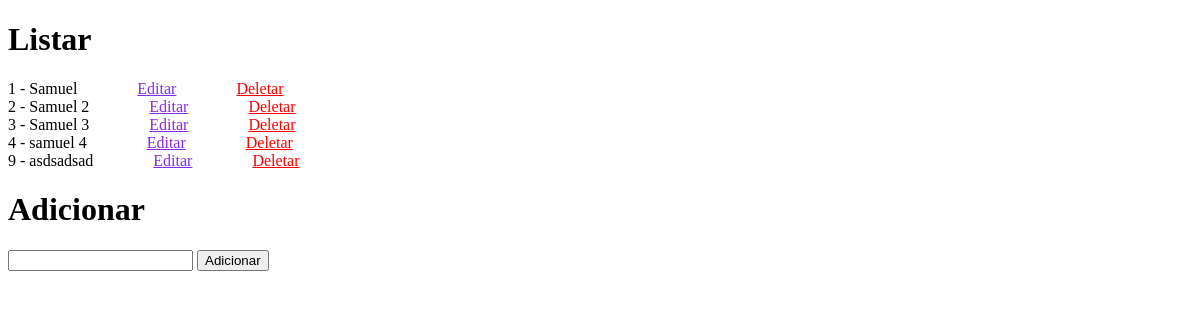
The page /core/ on the database as committed earlier.
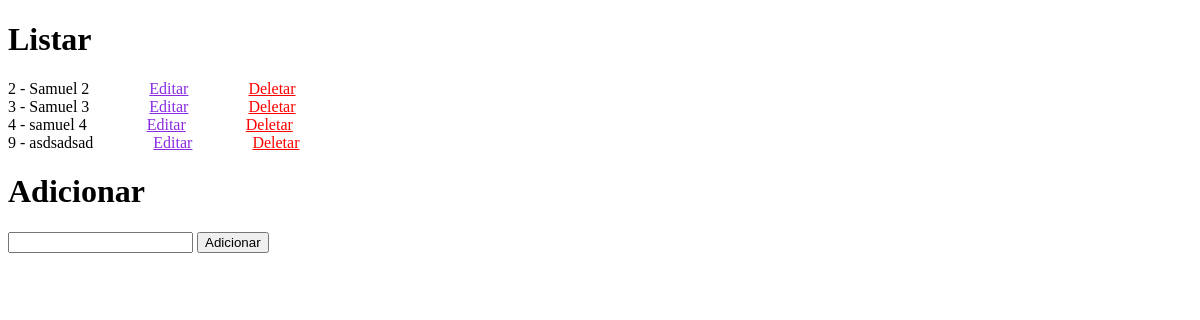
The same page on the database as committed later.
### core/models.py (models this page shows, shortened)
class Pessoa(models.Model):
    nome = models.CharField(max_length=100)

### core/views.py (the view)
# urls.py: 2. Add a URL to urlpatterns:  path('', views.home, name='home')
def home(request):
    pessoas = Pessoa.objects.all()
    return render(request, 'index.html', {"pessoas": pessoas})

### core/templates/index.html (shortened to what this page needs)
<!DOCTYPE html>
<html lang="pt-br">
<head>
</head>
<body>
    <h1>Listar</h1>
    {% for pessoa in pessoas %}
        <li style="display: flex; gap: 5vw">{{ pessoa.id }} - {{ pessoa.nome }} <a style="color: blueviolet;" href="{% url 'editar' pessoa.id %}">Editar</a> <a style="color: red" href="{% url 'deletar' pessoa.id %}">Deletar</a></li>
    {% endfor %}
    <h1>Adicionar</h1>
    <form method="POST" action="{% url 'salvar' %}">
        <input type="text" name="nome">
        <button type="submit">Adicionar</button>
    </form>
</body>
</html>

Rows that differ between the two databases and show on the page:
removed Pessoa: id "1", nome "Samuel"
